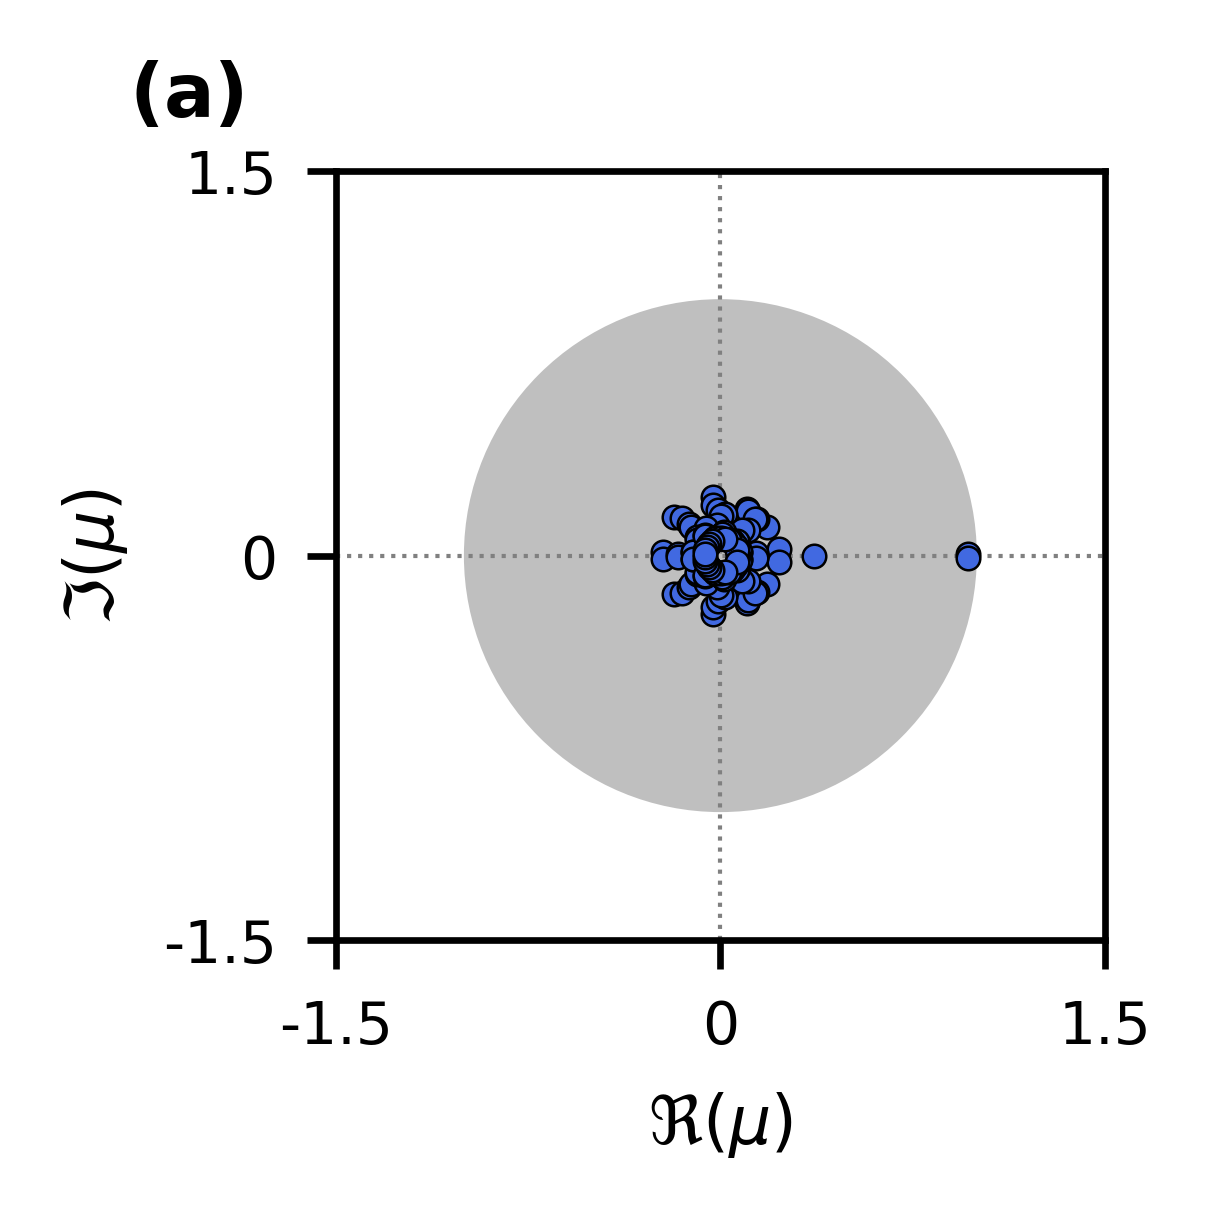

Reproduce this figure in Python.
#!/usr/bin/env python3
"""plot.py: Cylinder Re=180 adjoint Floquet stability — canonical stability panels.

Panel sequence (stability lane: BF -> SPECTRUM -> MODE):
  plot_bf.png       - UPO base flow (BF_*0.f00001 if present, else skipped)
  plot_spectrum.png - Floquet spectrum on unit circle (Spectre_Ha.dat)
  plot_mode.png     - adjoint Floquet mode (aRe1cyl0.f00001, vy field, RdBu)

Geometry: cylinder, xlim=(-2,20), ylim=(-4,4).

OUTPUTS: plot_spectrum.png, plot_mode.png [, plot_bf.png]
USAGE:   python plot.py
"""
from pathlib import Path
import sys
sys.path.insert(0, str(Path(__file__).resolve().parents[2]))
import nekplot as nk
import matplotlib.pyplot as plt
import numpy as np

CASE_DIR = Path(__file__).resolve().parent


def find_bf(case_dir):
    for pat in ('BF_*0.f00001', 'BF*0.f00001'):
        matches = sorted(case_dir.glob(pat))
        if matches:
            return matches[-1]
    return None


def find_mode(case_dir):
    """Find adjoint Floquet mode real part."""
    matches = sorted(case_dir.glob('aRe*0.f00001'))
    if not matches:
        matches = sorted(case_dir.glob('aRe*0.f0*'))
    return matches[0] if matches else None


def render_cyl_field(ax, field_path, what='umag', cmap='Blues',
                     vmin=0, vmax=1.5, extend='max', symmetric=False):
    x, y, fields, _ = nk.read_field(str(field_path))
    triang = nk.make_triangulation(x, y)
    if what == 'umag':
        q = np.sqrt(fields['vx']**2 + fields['vy']**2)
    else:
        q = fields.get(what, fields.get('vy', fields.get('vx')))
    if q is None:
        return None
    if symmetric:
        bd = float(np.nanpercentile(np.abs(q), 99))
        vmin, vmax = -bd, bd
        extend = 'both'
    cf = nk.tricontourf(ax, triang, q, levels=257,
                        cmap=cmap, vmin=vmin, vmax=vmax, extend=extend)
    nk.add_cylinder_patches(ax)
    ax.set_xlim(-2, 20)
    ax.set_ylim(-4, 4)
    ax.set_aspect('equal')
    ax.set_xlabel(r'$x$', labelpad=-1)
    ax.set_ylabel(r'$y$', labelpad=1)
    ax.spines['right'].set_visible(False)
    ax.spines['top'].set_visible(False)
    return cf


def main():
    nk.configure_style()

    # PANEL 1 — BF (UPO base flow, skipped gracefully if not present)
    bf = find_bf(CASE_DIR)
    if bf:
        fig, ax = plt.subplots(1, 1, figsize=(nk.COL_WIDTH * 2, nk.COL_WIDTH * 0.4))
        cf = render_cyl_field(ax, bf, what='umag', cmap='Blues',
                              vmin=0, vmax=1.5, extend='max')
        if cf is not None:
            nk.inset_colorbar(ax, cf, orientation='horizontal',
                              width='50%', height='5%', loc=9,
                              ticks=[0, 1.5], tick_labels=['0', '1.5'])
        fig.savefig(CASE_DIR / 'plot_bf.png', dpi=600, bbox_inches='tight')
        print(f'Saved {CASE_DIR / "plot_bf.png"}')
        plt.close(fig)
    else:
        print('INFO: no BF field found — plot_bf.png skipped')

    # PANEL 2 — SPECTRUM (adjoint Floquet unit circle)
    spec_path = CASE_DIR / 'Spectre_Ha.dat'
    if not spec_path.exists():
        spec_path = CASE_DIR / 'Spectre_NSa.dat'
    if spec_path.exists():
        fig, ax = plt.subplots(1, 1, figsize=(nk.COL_WIDTH * 0.8, nk.COL_WIDTH * 0.8))
        nk.setup_unit_circle_axes(ax, lim=1.5)
        nk.plot_spectrum_H_paper(ax, spec_path, label=r'$Re=180$')
        ax.spines['right'].set_visible(False)
        ax.spines['top'].set_visible(False)
        fig.savefig(CASE_DIR / 'plot_spectrum.png', dpi=600, bbox_inches='tight')
        print(f'Saved {CASE_DIR / "plot_spectrum.png"}')
        plt.close(fig)

    # PANEL 3 — MODE (adjoint Floquet vy, RdBu)
    mode = find_mode(CASE_DIR)
    if mode:
        fig, ax = plt.subplots(1, 1, figsize=(nk.COL_WIDTH * 2, nk.COL_WIDTH * 0.4))
        cf = render_cyl_field(ax, mode, what='vy', cmap='RdBu',
                              symmetric=True)
        if cf is not None:
            bd = float(max(abs(cf.get_clim()[0]), abs(cf.get_clim()[1])))
            bdr = round(bd, 2)
            nk.inset_colorbar(ax, cf, orientation='horizontal',
                              width='50%', height='5%', loc=9,
                              ticks=[-bdr, bdr],
                              tick_labels=[f'{-bdr}', f'{bdr}'])
        fig.savefig(CASE_DIR / 'plot_mode.png', dpi=600, bbox_inches='tight')
        print(f'Saved {CASE_DIR / "plot_mode.png"}')
        plt.close(fig)
    else:
        print('INFO: no adjoint Floquet mode file found — plot_mode.png skipped')


if __name__ == '__main__':
    main()
